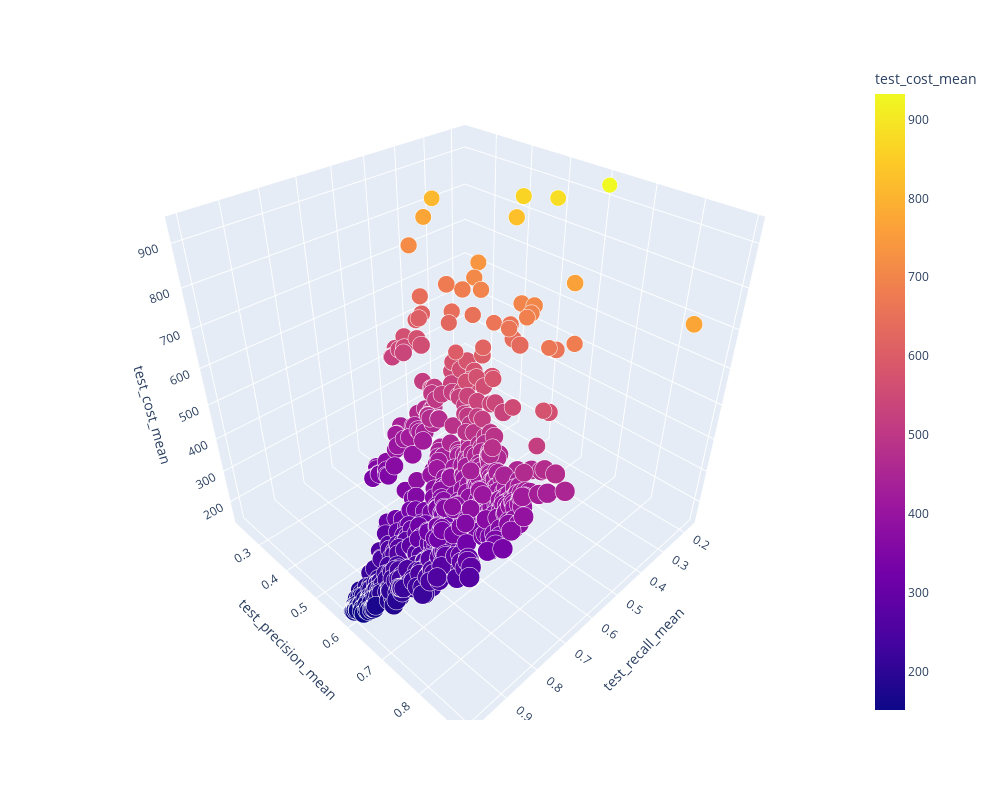

Notebook code cell kept with this figure:
### Code cell
px.scatter_3d(df_scores_grouped, x='test_recall_mean', y='test_precision_mean', z='test_cost_mean', color='test_cost_mean', size='test_accuracy_mean', opacity=1, width=1000, height=800)

### Figure 1 — Plotly figure (JSON) as saved in the notebook; plotly's stock layout.template omitted (floating-point values rounded to 4 significant figures; data arrays with more than 128 entries replaced by an {"elided": "..."} marker saying what was removed)
{"data": [{"hovertemplate": "test_recall_mean=%{x}<br>test_precision_mean=%{y}<br>test_cost_mean=%{marker.color}<br>test_accuracy_mean=%{marker.size}<extra></extra>", "legendgroup": "", "marker": {"color": {"elided": "768 float values"}, "coloraxis": "coloraxis", "opacity": 1, "size": {"elided": "768 float values"}, "sizemode": "area", "sizeref": 0.001783, "symbol": "circle"}, "mode": "markers", "name": "", "scene": "scene", "showlegend": false, "type": "scatter3d", "x": {"elided": "768 float values"}, "y": {"elided": "768 float values"}, "z": {"elided": "768 float values"}}], "layout": {"coloraxis": {"colorbar": {"title": {"text": "test_cost_mean"}}, "colorscale": [[0, "#0d0887"], [0.1111, "#46039f"], [0.2222, "#7201a8"], [0.3333, "#9c179e"], [0.4444, "#bd3786"], [0.5556, "#d8576b"], [0.6667, "#ed7953"], [0.7778, "#fb9f3a"], [0.8889, "#fdca26"], [1, "#f0f921"]]}, "height": 800, "legend": {"itemsizing": "constant", "tracegroupgap": 0}, "margin": {"t": 60}, "scene": {"domain": {"x": [0, 1], "y": [0, 1]}, "xaxis": {"title": {"text": "test_recall_mean"}}, "yaxis": {"title": {"text": "test_precision_mean"}}, "zaxis": {"title": {"text": "test_cost_mean"}}}, "width": 1000}}
